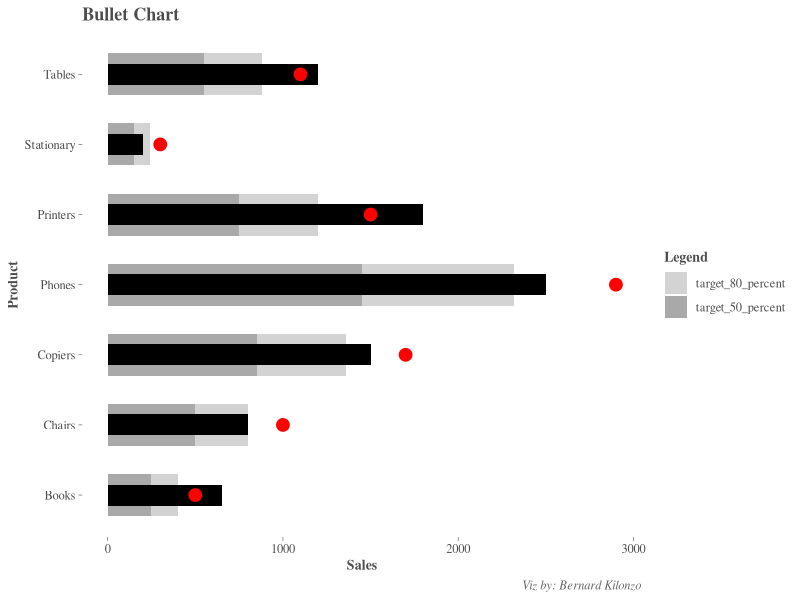

Write the R code that produced this figure.
setwd("C:\\Users\\berna\\OneDrive\\Desktop\\Production\\dataviz\\code\\Bullet chart")

#load libraries
library(tidyverse)

#create sample data
data <- data.frame(
  product = c("Chairs","Tables","Stationary","Phones","Copiers","Books","Printers"),
  sales = c(800,1200,200,2500,1500,650,1800),
  target = c(1000,1100,300,2900,1700,500,1500),
  target_80_percent = c(300,330,90,870,510,150,450),
  target_50_percent = c(500,550,150,1450,850,250,750)
)

#shaping data
data_pivot<-data%>%pivot_longer(target_80_percent:target_50_percent, names_to = "targets", values_to = "value")

#ordering the targets
data_pivot$targets<-factor(data_pivot$targets, levels = c("target_80_percent","target_50_percent"))

#creating bullet chart in ggplot2
bc<-ggplot(data_pivot, aes(x = product, y = value)) +
  geom_bar(aes(fill = targets), stat = "identity", width = 0.6) +
  geom_bar(data = data, aes(x = product, y = sales), stat = "identity", fill = "black", width = 0.3) +
  geom_point(data = data, aes(x = product, y = target),stat = "identity", color = "red", size = 4) +
  coord_flip() +
  scale_fill_manual(values = c( "target_80_percent" = "#d3d3d3", "target_50_percent" = "#a9a9a9")) +
  labs(title = "Bullet Chart", x = "Product", y = "Sales", fill = "Legend", caption = "Viz by: Bernard Kilonzo")+
  theme(panel.background = element_blank(),
        axis.title = element_text(family = "serif",face = "bold", size = 10, color = "gray30"),
        axis.text = element_text(family = "serif", size = 9, color = "gray30"),
        axis.ticks = element_line(linewidth = 0.2, color = "gray30"),
        legend.title = element_text(family = "serif", face = "bold", size = 10, color = "gray30"),
        legend.text = element_text(family = "serif", size = 9, color = "gray30"),
        plot.title = element_text(family = "serif",face = "bold", size = 13, color = "gray30"),
        plot.caption = element_text(family = "serif", face = "italic", size = 9, color = "gray40"))

#saving the plot
ggsave(plot = bc, filename = "bullet_chart.png",
       width = 8, height = 6, units = "in", dpi = 300)
